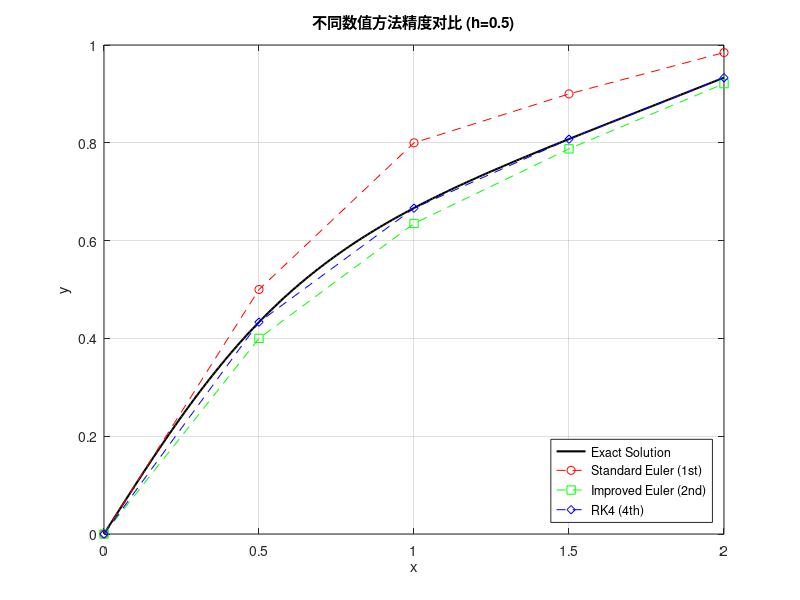

MATLAB code to generate this figure:
%% 数值方法对比：改进 Euler 与 RK4
clear; clc;

% 1. 参数设置
h = 0.5;                % 步长
x_end = 2;              % 范围
x = 0:h:x_end;
n = length(x);

% 初始化结果向量
y_euler = zeros(1, n);  % 标准 Euler (一阶)
y_imp_euler = zeros(1, n); % 改进 Euler (二阶)
y_rk4 = zeros(1, n);    % RK4 (四阶)

% 初值条件
y_euler(1) = 0;
y_imp_euler(1) = 0;
y_rk4(1) = 0;

% 定义导数函数 f(x, y)
f = @(x, y) 1 - (2*x*y) / (1 + x^2);
% 定义精确解函数
y_exact_func = @(x) (x.*(3 + x.^2)) ./ (3.*(1 + x.^2));

% 2. 迭代计算
for i = 1:(n-1)
    xi = x(i);
    yi_e = y_euler(i);
    yi_ie = y_imp_euler(i);
    yi_rk = y_rk4(i);
    
    % --- 标准 Euler 方法 ---
    y_euler(i+1) = yi_e + h * f(xi, yi_e);
    
    % --- 改进 Euler 方法 (Predictor-Corrector) ---
    yp = yi_ie + h * f(xi, yi_ie); % 预估步
    y_imp_euler(i+1) = yi_ie + (h/2) * (f(xi, yi_ie) + f(xi+h, yp)); % 校正步
    
    % --- 四阶 RK 方法 ---
    k1 = f(xi, yi_rk);
    k2 = f(xi + h/2, yi_rk + h*k1/2);
    k3 = f(xi + h/2, yi_rk + h*k2/2);
    k4 = f(xi + h, yi_rk + h*k3);
    y_rk4(i+1) = yi_rk + (h/6) * (k1 + 2*k2 + 2*k3 + k4);
end

% 3. 计算精确值
y_exact = y_exact_func(x);

% 4. 打印结果对比表
fprintf('x_n\t\t精确解\t\tEuler\t\t改进Euler\tRK4\n');
fprintf('----------------------------------------------------------------------\n');
for i = 1:n
    fprintf('%.1f\t\t%.5f\t\t%.5f\t\t%.5f\t\t%.5f\n', ...
        x(i), y_exact(i), y_euler(i), y_imp_euler(i), y_rk4(i));
end

% 5. 绘图对比
figure('Color', 'w');
x_fine = 0:0.01:x_end;
plot(x_fine, y_exact_func(x_fine), 'k-', 'LineWidth', 1.5, 'DisplayName', 'Exact Solution'); hold on;
plot(x, y_euler, 'ro--', 'DisplayName', 'Standard Euler (1st)');
plot(x, y_imp_euler, 'gs--', 'DisplayName', 'Improved Euler (2nd)');
plot(x, y_rk4, 'bd--', 'DisplayName', 'RK4 (4th)');

grid on; xlabel('x'); ylabel('y');
title('不同数值方法精度对比 (h=0.5)');
legend('Location', 'SouthEast');
